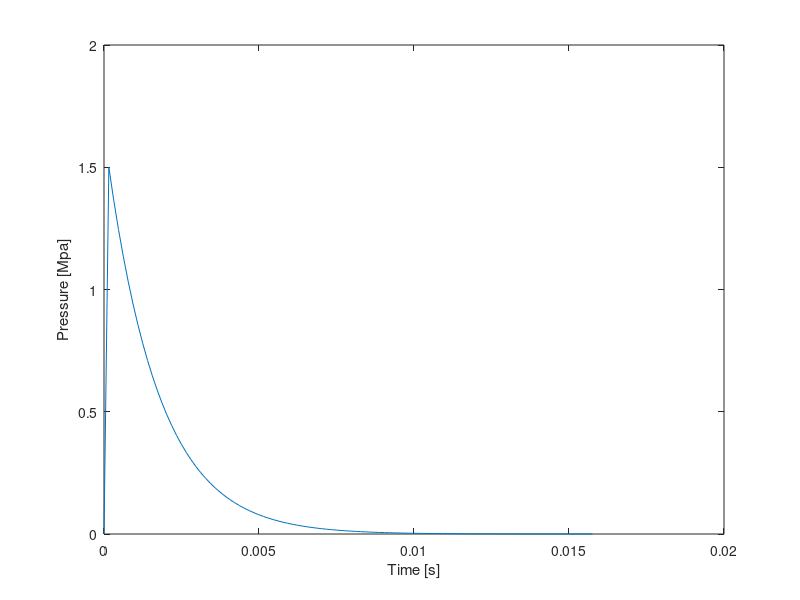

Recreate this plot in MATLAB. (Note: this script raises an error after producing the figure.)
clc
clear all
%close all

%% Inputs
P_0 = 0;		%Ambient pressure
P_s_pos = 1.5;	%Peak peak side on (incident) pressure
n = 100;	%Nr of increments
T_pos = 15.6*10^-3; %Duration of positive pressure
b = 8.3;    %Parameter in modified Frielander curve

lin = 0;
expon = 1;

%% Calculations
delta_t = T_pos/n;
t = 0:delta_t:T_pos;

if lin == 1;
    P = P_0 + P_s_pos*(1-(t/T_pos));
elseif expon == 1;
    P = P_0 + P_s_pos*(1-(t/T_pos)).*exp((-b*t)/(T_pos));
end

%Shift the graph 1 time step to the right in order to start at 0,0
t = [t T_pos+delta_t];
P = [0 P];

%% Plot
plot (t,P)
xlabel('Time [s]')
ylabel('Pressure [Mpa]')
%axis([0 max(p) 0 max(model)])

%% Wrtie to file
fich=fopen(['blast.csv'],'w');
%fprintf(fich, 'Time [s] Pressure [MPa]\n');
for i=1:length(P)
    fprintf(fich,'%6d\t%6d\n',t(i),P(i));
end
fclose(fich);


% plot(p,model)
% axis([0 max(p) 0 max(model)])
% xlabel('Equivalent plastic strain')
% ylabel('Equivalent stress (in MPa)')




%% Brute force b
clear b
b_list = 0:0.1:20;

int_list = [];
for b = b_list
    P_func = @(time) P_0 + P_s_pos*(1-(time/T_pos)).*exp((-b*time)/(T_pos));
    int = integral(P_func,0,T_pos);
    int_list = [int_list integral(P_func,0,T_pos)];
end

%% Optimize b

i_s = 2.51*10^-3;   %Impulse [MPa*s]

P_func = @(time) P_0 + P_s_pos*(1-(time/T_pos)).*exp((-b*time)/(T_pos));
int = integral(P_func,0,T_pos);

%% section

i_s = 2.51*10^-3;   %Impulse [MPa*s]
syms b
P_func = @(time,b) P_0 + P_s_pos*(1-(time/T_pos)).*exp((-b*time)/(T_pos));
int = integral(P_func,0,T_pos)
eqn = integral(P_func,0,T_pos) == i_s;
sol = solve(eqn,b);

%% 

%fun = @(x) exp(-x.^2).*log(x).^2;
syms x
eqn = sin(x) == 1;
sol = solve(eqn,x)
